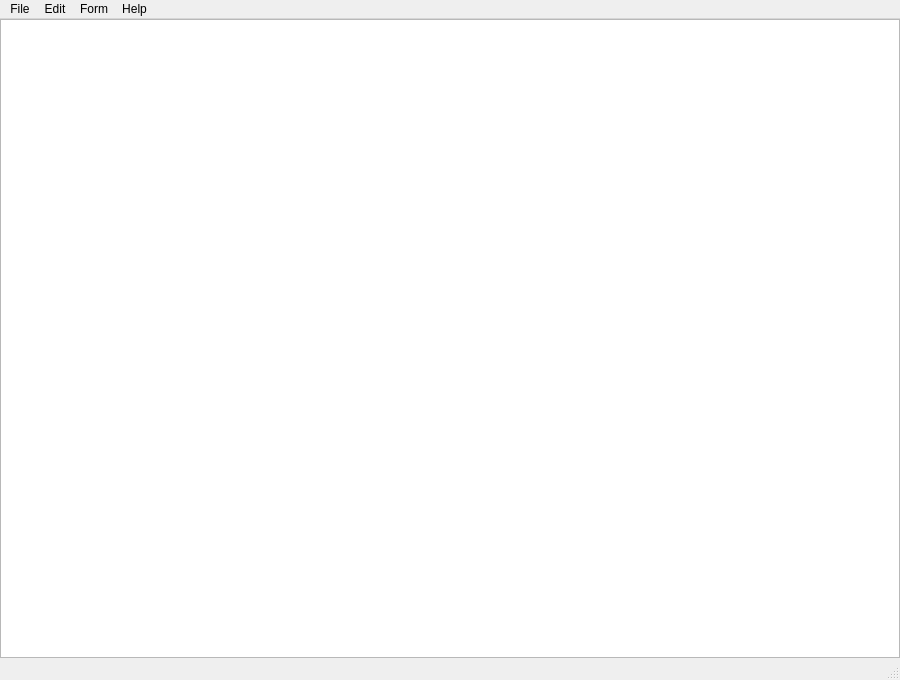
<?xml version="1.0" encoding="UTF-8"?>
<ui version="4.0">
 <class>MainWindow</class>
 <widget class="QMainWindow" name="MainWindow">
  <property name="geometry">
   <rect>
    <x>0</x>
    <y>0</y>
    <width>900</width>
    <height>680</height>
   </rect>
  </property>
  <property name="windowTitle">
   <string>MainWindow</string>
  </property>
  <widget class="QWidget" name="centralwidget">
   <layout class="QVBoxLayout" name="verticalLayout">
    <property name="leftMargin">
     <number>0</number>
    </property>
    <property name="topMargin">
     <number>0</number>
    </property>
    <property name="rightMargin">
     <number>0</number>
    </property>
    <property name="bottomMargin">
     <number>0</number>
    </property>
    <item>
     <widget class="QPlainTextEdit" name="plainTextEdit">
      <property name="plainText">
       <string/>
      </property>
     </widget>
    </item>
   </layout>
  </widget>
  <widget class="QMenuBar" name="menubar">
   <property name="geometry">
    <rect>
     <x>0</x>
     <y>0</y>
     <width>900</width>
     <height>21</height>
    </rect>
   </property>
   <widget class="QMenu" name="menuFile">
    <property name="title">
     <string>File</string>
    </property>
    <addaction name="actionNew"/>
    <addaction name="actionOpen"/>
    <addaction name="actionSave"/>
    <addaction name="actionSave_as"/>
    <addaction name="separator"/>
    <addaction name="actionExit"/>
   </widget>
   <widget class="QMenu" name="menuEdit">
    <property name="title">
     <string>Edit</string>
    </property>
    <addaction name="actionUndo"/>
    <addaction name="separator"/>
    <addaction name="actionCut"/>
    <addaction name="actionCopy"/>
    <addaction name="actionPaste"/>
    <addaction name="actionDelete"/>
   </widget>
   <widget class="QMenu" name="menuForm">
    <property name="title">
     <string>Form</string>
    </property>
    <addaction name="actionFont"/>
   </widget>
   <widget class="QMenu" name="menuHelp">
    <property name="title">
     <string>Help</string>
    </property>
    <widget class="QMenu" name="menuTest">
     <property name="title">
      <string>Test</string>
     </property>
     <addaction name="actiontest1"/>
     <addaction name="actiontest2"/>
    </widget>
    <addaction name="actionAbout"/>
    <addaction name="menuTest"/>
   </widget>
   <addaction name="menuFile"/>
   <addaction name="menuEdit"/>
   <addaction name="menuForm"/>
   <addaction name="menuHelp"/>
  </widget>
  <widget class="QStatusBar" name="statusbar"/>
  <action name="actionNew">
   <property name="text">
    <string>New</string>
   </property>
   <property name="shortcut">
    <string>Ctrl+N</string>
   </property>
  </action>
  <action name="actionOpen">
   <property name="text">
    <string>Open</string>
   </property>
  </action>
  <action name="actionSave">
   <property name="text">
    <string>Save</string>
   </property>
  </action>
  <action name="actionSave_as">
   <property name="text">
    <string>Save as</string>
   </property>
  </action>
  <action name="actionExit">
   <property name="text">
    <string>Exit</string>
   </property>
  </action>
  <action name="actionUndo">
   <property name="text">
    <string>Undo</string>
   </property>
  </action>
  <action name="actionCut">
   <property name="text">
    <string>Cut</string>
   </property>
  </action>
  <action name="actionCopy">
   <property name="text">
    <string>Copy</string>
   </property>
  </action>
  <action name="actionPaste">
   <property name="text">
    <string>Paste</string>
   </property>
  </action>
  <action name="actionDelete">
   <property name="text">
    <string>Delete</string>
   </property>
  </action>
  <action name="actionFont">
   <property name="text">
    <string>Font</string>
   </property>
  </action>
  <action name="actionAbout">
   <property name="text">
    <string>About</string>
   </property>
  </action>
  <action name="actiontest1">
   <property name="text">
    <string>test1</string>
   </property>
  </action>
  <action name="actiontest2">
   <property name="text">
    <string>test2</string>
   </property>
  </action>
 </widget>
 <resources/>
 <connections/>
</ui>
